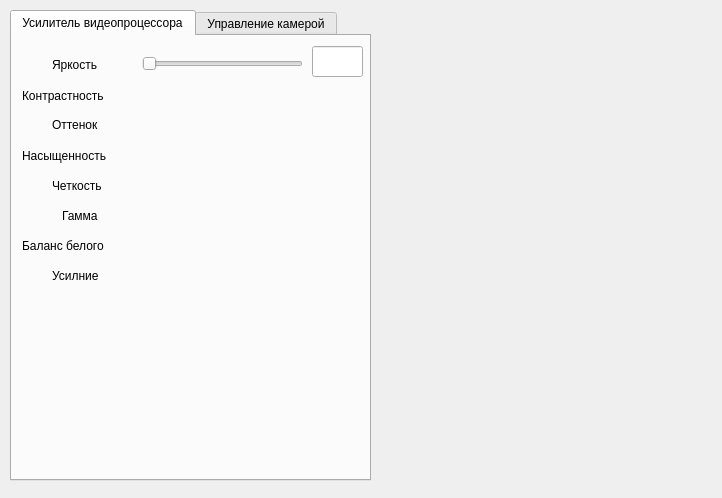
<?xml version="1.0" encoding="UTF-8"?>
<ui version="4.0">
 <class>CameraSettings</class>
 <widget class="QWidget" name="CameraSettings">
  <property name="geometry">
   <rect>
    <x>0</x>
    <y>0</y>
    <width>722</width>
    <height>498</height>
   </rect>
  </property>
  <property name="windowTitle">
   <string>Form</string>
  </property>
  <widget class="QTabWidget" name="tabWidget">
   <property name="geometry">
    <rect>
     <x>10</x>
     <y>10</y>
     <width>361</width>
     <height>471</height>
    </rect>
   </property>
   <property name="currentIndex">
    <number>0</number>
   </property>
   <widget class="QWidget" name="tab_video">
    <attribute name="title">
     <string>Усилитель видеопроцессора</string>
    </attribute>
    <widget class="QLabel" name="label">
     <property name="geometry">
      <rect>
       <x>40</x>
       <y>20</y>
       <width>54</width>
       <height>17</height>
      </rect>
     </property>
     <property name="text">
      <string>Яркость</string>
     </property>
    </widget>
    <widget class="QSlider" name="horizontalSlider">
     <property name="geometry">
      <rect>
       <x>130</x>
       <y>20</y>
       <width>161</width>
       <height>16</height>
      </rect>
     </property>
     <property name="orientation">
      <enum>Qt::Horizontal</enum>
     </property>
    </widget>
    <widget class="QLineEdit" name="lineEdit">
     <property name="geometry">
      <rect>
       <x>300</x>
       <y>10</y>
       <width>51</width>
       <height>31</height>
      </rect>
     </property>
    </widget>
    <widget class="QLabel" name="label_2">
     <property name="geometry">
      <rect>
       <x>10</x>
       <y>50</y>
       <width>91</width>
       <height>20</height>
      </rect>
     </property>
     <property name="text">
      <string>Контрастность</string>
     </property>
    </widget>
    <widget class="QLabel" name="label_3">
     <property name="geometry">
      <rect>
       <x>40</x>
       <y>80</y>
       <width>54</width>
       <height>17</height>
      </rect>
     </property>
     <property name="text">
      <string>Оттенок</string>
     </property>
    </widget>
    <widget class="QLabel" name="label_4">
     <property name="geometry">
      <rect>
       <x>10</x>
       <y>110</y>
       <width>91</width>
       <height>20</height>
      </rect>
     </property>
     <property name="text">
      <string>Насыщенность</string>
     </property>
    </widget>
    <widget class="QLabel" name="label_5">
     <property name="geometry">
      <rect>
       <x>40</x>
       <y>140</y>
       <width>61</width>
       <height>20</height>
      </rect>
     </property>
     <property name="text">
      <string>Четкость</string>
     </property>
    </widget>
    <widget class="QLabel" name="label_6">
     <property name="geometry">
      <rect>
       <x>10</x>
       <y>200</y>
       <width>91</width>
       <height>20</height>
      </rect>
     </property>
     <property name="text">
      <string>Баланс белого</string>
     </property>
    </widget>
    <widget class="QLabel" name="label_7">
     <property name="geometry">
      <rect>
       <x>50</x>
       <y>170</y>
       <width>41</width>
       <height>20</height>
      </rect>
     </property>
     <property name="text">
      <string>Гамма</string>
     </property>
    </widget>
    <widget class="QLabel" name="label_8">
     <property name="geometry">
      <rect>
       <x>40</x>
       <y>230</y>
       <width>51</width>
       <height>20</height>
      </rect>
     </property>
     <property name="text">
      <string>Усилние</string>
     </property>
    </widget>
   </widget>
   <widget class="QWidget" name="tab_camera">
    <attribute name="title">
     <string>Управление камерой</string>
    </attribute>
   </widget>
  </widget>
 </widget>
 <resources/>
 <connections/>
</ui>
